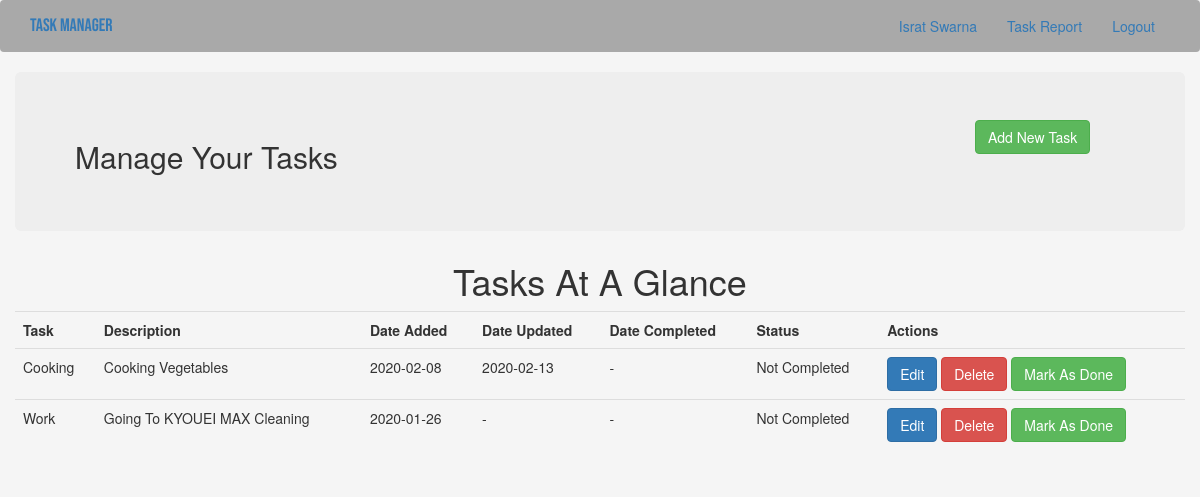
The page /index (signed in) on the database as committed earlier.
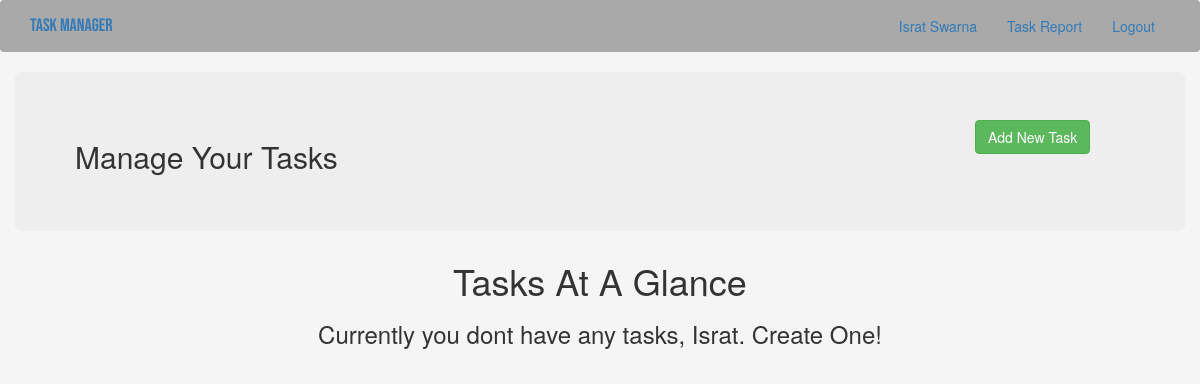
The same page on the database as committed later.
### app/models.py (models this page shows, shortened)
class User(UserMixin, db.Model):
    __tablename__ = "user"
    id = db.Column(db.Integer, primary_key = True)
    username = db.Column(db.String(64), index = True, unique = True)
    firstName = db.Column(db.String(50))
    lastName = db.Column(db.String(50))
    email = db.Column(db.String(120), index = True, unique = True)
    password_hash = db.Column(db.String(128))
    todoitems = db.relationship("ToDo", backref = "owner", lazy = "dynamic")

class ToDo(db.Model):
    __tablename__ = "todoitems"
    item_id = db.Column(db.Integer, primary_key = True)
    title = db.Column(db.String(100), nullable = False)
    description = db.Column(db.String(200), nullable = False)
    date_created = db.Column(db.DateTime, default = datetime.utcnow)
    date_updated = db.Column(db.DateTime)
    date_completed = db.Column(db.DateTime)
    is_completed = db.Column(db.Boolean, default = False, nullable = False)
    user_id = db.Column(db.Integer, db.ForeignKey("user.id"), nullable = False)

### app/routes.py (the view)
@app.route('/', methods = ["POST", "GET"])
@app.route("/index", methods = ["POST", "GET"])
@login_required
def index():
    todoitems = ToDo.query.filter_by(user_id = current_user.id).order_by(ToDo.date_created.desc()).all()
    return render_template("index.html", todoitems = todoitems)

### app/models.py (called while the page is built)
@login.user_loader
def load_user(id):
    return User.query.get(int(id))

### app/templates/index.html (shortened to what this page needs)
{% extends "base.html" %}
{% block app_content %}
    <div class="container">
        <div class="row">
            <div class="jumbotron">
                <div class="row">
                    <div class="col-md-10">
                        <h2>Manage Your Tasks</h2>
                    </div>
                    <div class="col-md-2">
                        <span class="align-middle">
                            <button type="button" class="btn btn-success" data-toggle="modal" data-target="#addTask">Add New Task</button>
                        </span>
                    </div>
                </div>
            </div>
            <h1 class="text-center">Tasks At A Glance</h1>
            {% if todoitems|length < 1 %}
                <h3 class="text-center">Currently you dont have any tasks, {{ current_user.firstName }}. Create One!</h3>
            {% else %}
                <table class="table table-hover table-dark">
                    <tr>
                        <th>Task</th>
                        <th>Description</th>
                        <th>Date Added</th>
                        <th>Date Updated</th>
                        <th>Date Completed</th>
                        <th>Status</th>
                        <th>Actions</th>
                    </tr>
                        {% for todoitem in todoitems %}
                            <tr>
                                {% if todoitem.is_completed == True %}
                                    <td><del>{{ todoitem.title }}</del></td>
                                    <td><del>{{ todoitem.description }}</del></td>
                                    <td><del>{{ todoitem.date_created.date() }}</del></td>
                                    <td><del>
                                        {% if todoitem.date_updated != None %}
                                            {{ todoitem.date_updated.date() }}
                                        {% else %}
                                            -
                                        {% endif %}
                                    </del></td>
                                    <td>
                                        {% if todoitem.date_completed != None %}
                                            {{ todoitem.date_completed.date() }}
                                        {% else %}
                                            -
                                        {% endif %}
                                    </td>
                                    <td>Completed</td>
                                {% else %}
                                    <td>{{ todoitem.title }}</td>
                                    <td>{{ todoitem.description }}</td>
                                    <td>{{ todoitem.date_created.date() }}</td>
                                    <td>
                                        {% if todoitem.date_updated != None %}
                                            {{ todoitem.date_updated.date() }}
                                        {% else %}
                                            -
                                        {% endif %}
                                    </td>
                                    <td>
                                        {% if todoitem.date_completed != None %}
                                            {{ todoitem.date_completed.date() }}
                                        {% else %}
                                            -
                                        {% endif %}
                                    </td>
                                    <td>Not Completed</td>
                                {% endif %}
                                <td>
                                    <a href="/update/{{ todoitem.item_id }}" class="btn btn-primary edit_button" data-toggle="modal" data-target="#editItem{{todoitem.item_id}}">Edit</a>
                                    <a href="/delete/{{ todoitem.item_id }}" class="btn btn-danger">Delete</a>
                                    {% if todoitem.is_completed == False %}
                                        <a onclick="playDelSound(event);" href="/done/{{ todoitem.item_id }}" class="btn btn-success">Mark As Done</a>
                                    {% else %}
                                        <a href="#" class="btn btn-success" disabled="disabled">Mark As Done</a>
                                    {% endif %}
                                </td>
                            </tr>
                        {% endfor %}
                </table>
            {% endif %}
        </div>
    </div>
{% endblock %}

### app/templates/base.html (shortened to what this page needs)
{% extends "bootstrap/base.html" %}
{% block styles %}
    {{ super() }}
    <link rel="stylesheet" href="{{ url_for('static', filename='css/pc-style.css') }}">
{% endblock %}
{% block navbar %}
    <nav class="navbar navbar-expand-lg navbar-light bg-light">
        <div class="container">
            <div class="navbar-header">
                <a class="navbar-brand" href="{{ url_for('index') }}">Task Manager</a>
            </div>
            <div class="collapse navbar-collapse" id="bs-example-navbar-collapse-1">
                <ul class="nav navbar-nav navbar-right">
                    {% if current_user.is_anonymous %}
                        <li><a href="{{ url_for('login') }}">Login</a></li>
                    {% else %}
                        <li><a href="{{ url_for('user', username=current_user.username) }}">{{ current_user.firstName }}&nbsp;{{ current_user.lastName }}</a></li>
                        <li><a href="{{ url_for('view_taskreport', user_id=current_user.id) }}">Task Report</a></li>
                        <li><a href="{{ url_for('logout') }}">Logout</a></li>
                    {% endif %}
                </ul>
            </div>
        </div>
    </nav>
{% endblock %}
{% block content %}
    <div class="container">
        <div class="row">
            {% block app_content %}{% endblock %}
        </div>
    </div>
{% endblock %}

### app/static/css/pc-style.css (style rules this page uses)
body { background-color: #f5f5f5; height: 100%; }
a.navbar-brand { font-family: 'Bebas Neue', cursive; }
.navbar { background-color: darkgray; }

Rows that differ between the two databases and show on the page:
removed ToDo: title "Cooking", description "Cooking Vegetables", date_created "2020-02-08", date_updated "2020-02-13"
removed ToDo: title "Work", description "Going To KYOUEI MAX Cleaning", date_created "2020-01-26"
shown differently, row unchanged: User "Israt": firstName (not shown) → "Israt"
Other text that changed with them:
text no longer shown: "Task Description Date Added Date Updated Date Completed Status Actions"
text now shown: "Currently you dont have any tasks, . Create One!"
